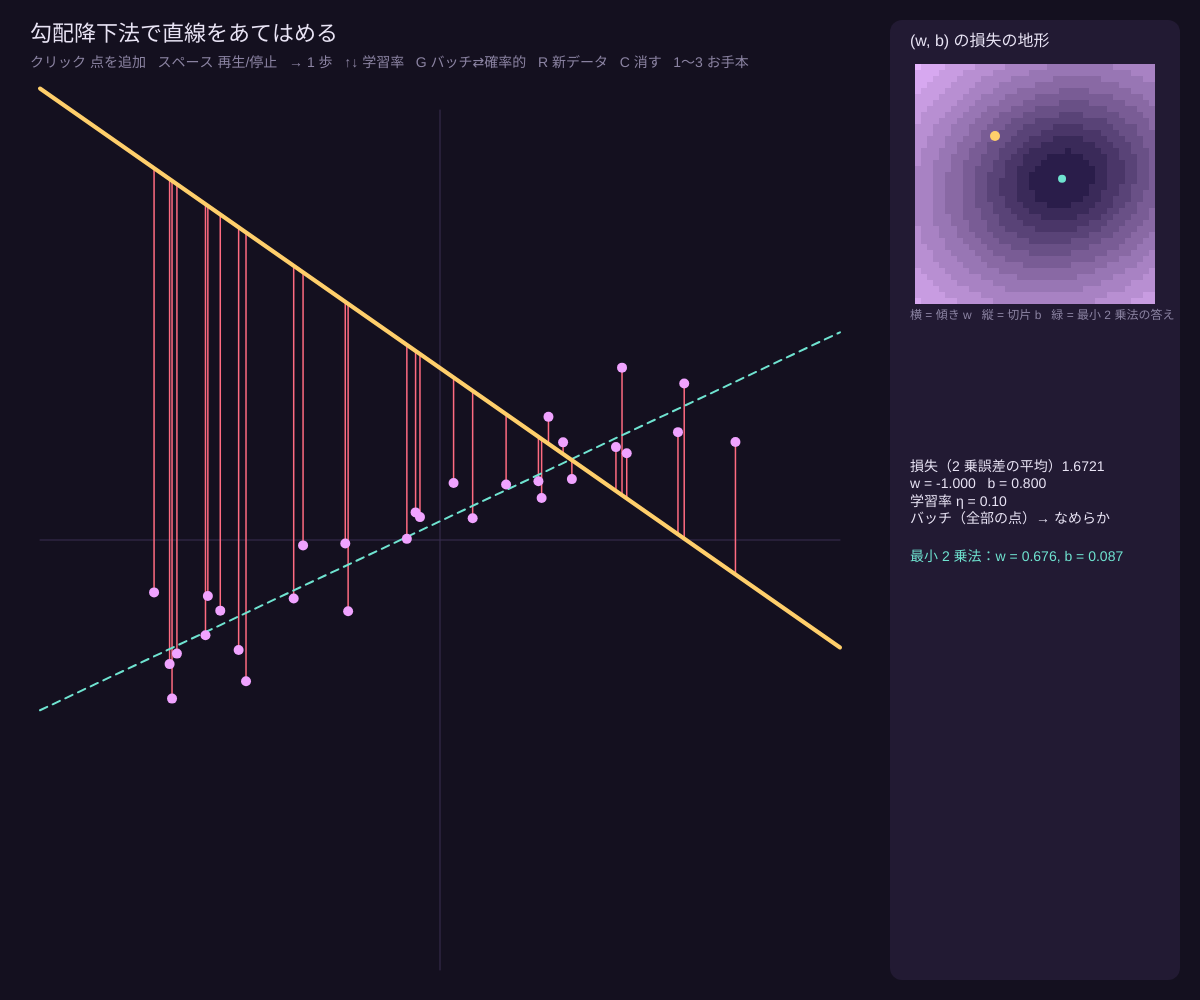
Frame 1 (no input)
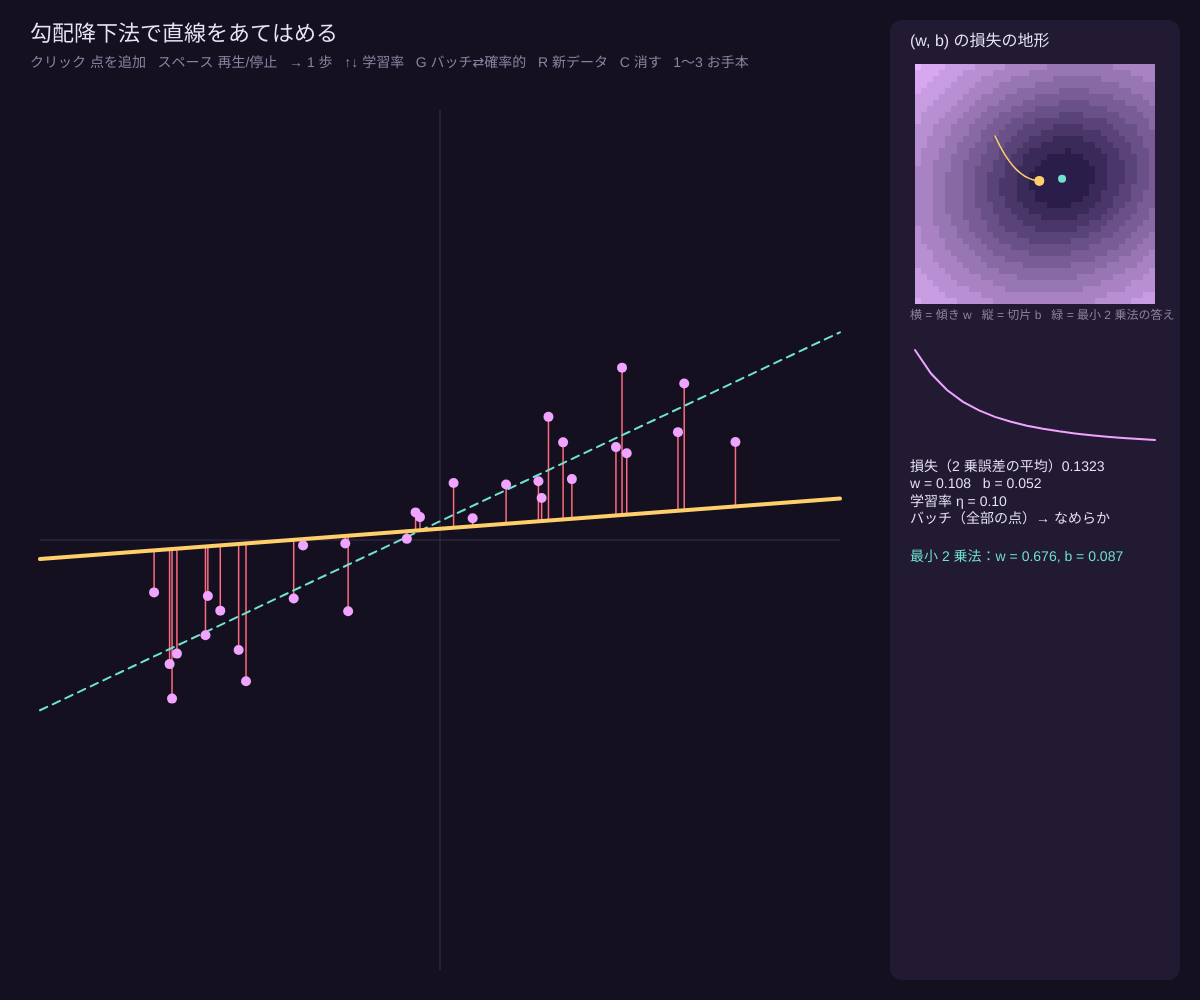
Frame 60 (no input)
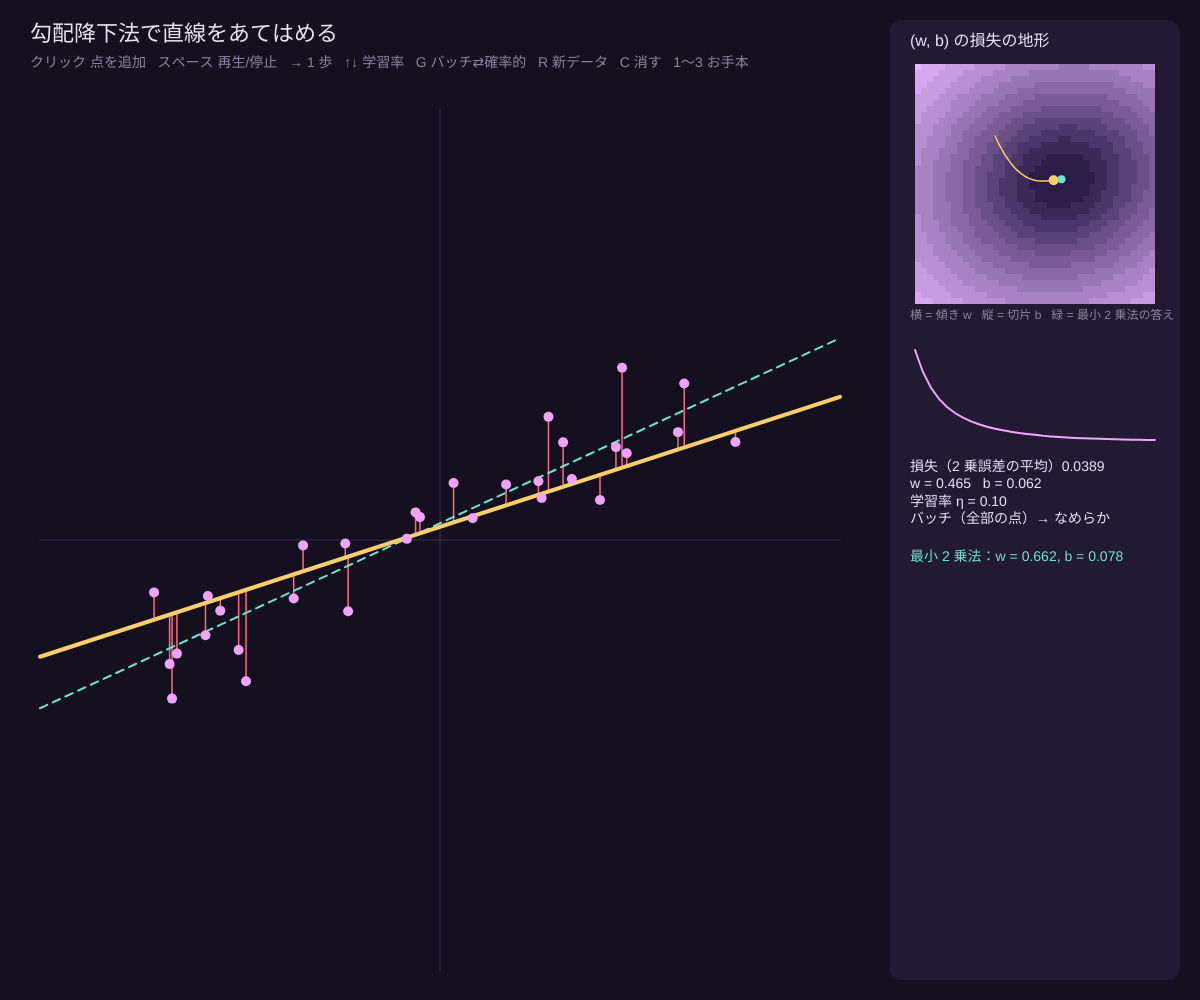
Frame 120 (the mouse pressed at the canvas centre since frame 60)

The p5.js sketch that drew these frames (run headless with seeded random() and noise() and a simulated clock; from frame 60 on, the mouse is pressed at the canvas centre):

// p5.js sketch
// ── sketch.js
// ============================================
// 15 勾配降下法で直線をあてはめる（線形回帰）
// 直線 y = w·x + b の「ずれ（残差）の 2 乗の平均」を損失として、(w, b) を勾配降下で動かす
// 右の小さな地図は (w, b) の損失の地形。金の点がそこを下っていく
// 点線は一発で解ける最小 2 乗法の答え。勾配降下はそこに近づいていく
// 操作：クリック = 点を追加 / スペース = 再生・停止 / → = 1 歩 / ↑↓ = 学習率
//       G = 全部の点を使う（バッチ）⇄ 1 点ずつ（確率的） / R = 新しいデータ / C = 全部消す
//       1〜3 = お手本（右上がり・はずれ値あり・急な坂）
// ============================================

let pts = [];           // 正規化した座標（x, y とも −1〜1 くらい）
let w = -1, b = 0.8;    // ★ 直線の傾きと切片の初期値
let eta = 0.1;          // ★ 学習率
let stochastic = false;
let auto = true, speed = 4;
let path = [], lossHist = [];
let surf, surfDirty = true;
const W0 = -3, W1 = 3, B0 = -2, B1 = 2;   // 損失の地図の範囲

const BG = '#14101f', PANEL = '#221a33', FG = '#e9e4f5', DIM = '#8c84a3';
const ORCHID = '#f0a3ff', MINT = '#6fe3d0', GOLD = '#ffcf6b', BAD = '#ff6b81';

function setup() {
  createCanvas(windowWidth, windowHeight);
  preset(1);
}

function preset(k) {
  pts = [];
  let slope = k === 3 ? 2.2 : 0.7, icpt = k === 3 ? -0.3 : 0.1;
  for (let i = 0; i < 30; i++) { let x = random(-1, 1); pts.push({ x, y: slope * x + icpt + randomGaussian() * 0.15 }); }
  if (k === 2) { pts.push({ x: 0.8, y: -1.2 }); pts.push({ x: 0.9, y: -1.0 }); }   // はずれ値
  resetModel();
}
function resetModel() { w = -1; b = 0.8; path = [[w, b]]; lossHist = [loss(w, b)]; surfDirty = true; }

function loss(ww, bb) {
  if (!pts.length) return 0;
  return pts.reduce((s, p) => s + (ww * p.x + bb - p.y) ** 2, 0) / pts.length;
}
// 最小 2 乗法の答え（正規方程式）
function leastSquares() {
  let n = pts.length; if (n < 2) return null;
  let mx = pts.reduce((s, p) => s + p.x, 0) / n, my = pts.reduce((s, p) => s + p.y, 0) / n;
  let sxx = pts.reduce((s, p) => s + (p.x - mx) ** 2, 0), sxy = pts.reduce((s, p) => s + (p.x - mx) * (p.y - my), 0);
  if (sxx < 1e-12) return null;
  let ww = sxy / sxx; return { w: ww, b: my - ww * mx };
}

// ★ 1 歩
function descend() {
  if (!pts.length) return;
  let use = stochastic ? [random(pts)] : pts;
  let gw = 0, gb = 0;
  for (let p of use) { let r = w * p.x + b - p.y; gw += 2 * r * p.x; gb += 2 * r; }
  gw /= use.length; gb /= use.length;
  w -= eta * gw; b -= eta * gb;
  if (!isFinite(w) || abs(w) > 1e4) { resetModel(); return; }
  path.push([w, b]); lossHist.push(loss(w, b));
  if (path.length > 500) { path.shift(); lossHist.shift(); }
}

// 画面 ⇄ データの座標
function plotW() { return width - 340; }
function sx(x) { return map(x, -1.3, 1.3, 40, plotW() - 20); }
function sy(y) { return map(y, -2, 2, height - 30, 110); }

function drawSurface() {
  let S = 240;
  if (surf) surf.remove();
  surf = createGraphics(S, S);
  surf.noStroke();
  let vals = [], g = 6;
  for (let i = 0; i < S; i += g) for (let j = 0; j < S; j += g) {
    let ww = map(i + g / 2, 0, S, W0, W1), bb = map(j + g / 2, S, 0, B0, B1);
    vals.push([i, j, loss(ww, bb)]);
  }
  let lo = min(vals.map((v) => v[2])), hi = max(vals.map((v) => v[2]));
  for (let [i, j, v] of vals) {
    let t = hi - lo > 1e-12 ? Math.log(1 + v - lo) / Math.log(1 + hi - lo) : 0;
    surf.fill(lerpColor(color('#2a1d4a'), color('#e7b5ff'), floor(t * 12) / 12));
    surf.rect(i, j, g, g);
  }
  surfDirty = false;
}

function draw() {
  background(BG);
  if (auto && frameCount % speed === 0) descend();
  if (surfDirty) drawSurface();

  // 軸
  stroke('#3a2f52'); strokeWeight(1); line(sx(-1.3), sy(0), sx(1.3), sy(0)); line(sx(0), sy(-2), sx(0), sy(2));
  // 残差
  for (let p of pts) { stroke(BAD); strokeWeight(1.5); line(sx(p.x), sy(p.y), sx(p.x), sy(w * p.x + b)); }
  // 最小 2 乗法の直線
  let ls = leastSquares();
  if (ls) { stroke(MINT); strokeWeight(2); drawingContext.setLineDash([8, 6]); line(sx(-1.3), sy(ls.w * -1.3 + ls.b), sx(1.3), sy(ls.w * 1.3 + ls.b)); drawingContext.setLineDash([]); }
  // いまの直線
  stroke(GOLD); strokeWeight(4); line(sx(-1.3), sy(w * -1.3 + b), sx(1.3), sy(w * 1.3 + b));
  noStroke(); fill(ORCHID); for (let p of pts) circle(sx(p.x), sy(p.y), 10);

  // 右のパネル：損失の地図
  let px = width - 310, py = 20;
  fill(PANEL); rect(px, py, 290, height - 40, 12);
  fill(FG); textAlign(LEFT, TOP); textSize(16); text('(w, b) の損失の地形', px + 20, py + 14);
  image(surf, px + 25, py + 44);
  let mx = (ww) => px + 25 + map(ww, W0, W1, 0, 240), my = (bb) => py + 44 + map(bb, B1, B0, 0, 240);
  noFill(); stroke(GOLD); strokeWeight(1.5);
  beginShape(); for (let [ww, bb] of path) vertex(mx(constrain(ww, W0, W1)), my(constrain(bb, B0, B1))); endShape();
  noStroke(); fill(GOLD); circle(mx(constrain(w, W0, W1)), my(constrain(b, B0, B1)), 10);
  if (ls) { fill(MINT); circle(mx(constrain(ls.w, W0, W1)), my(constrain(ls.b, B0, B1)), 8); }
  fill(DIM); textSize(12); text('横 = 傾き w   縦 = 切片 b   緑 = 最小 2 乗法の答え', px + 20, py + 290);
  // 損失の推移
  if (lossHist.length > 1) {
    let lo = min(lossHist), hi = max(lossHist);
    noFill(); stroke(ORCHID); strokeWeight(2);
    beginShape(); lossHist.forEach((v, i) => vertex(px + 25 + (i / (lossHist.length - 1)) * 240, py + 420 - ((v - lo) / max(hi - lo, 1e-9)) * 90)); endShape();
  }
  noStroke(); fill(FG); textSize(14);
  text(`損失（2 乗誤差の平均）${loss(w, b).toFixed(4)}\nw = ${w.toFixed(3)}   b = ${b.toFixed(3)}\n学習率 η = ${eta.toPrecision(2)}\n${stochastic ? '確率的（1 点ずつ）→ ふらふら進む' : 'バッチ（全部の点）→ なめらか'}`, px + 20, py + 440);
  if (ls) { fill(MINT); text(`最小 2 乗法：w = ${ls.w.toFixed(3)}, b = ${ls.b.toFixed(3)}`, px + 20, py + 530); }

  fill(FG); textSize(22); text('勾配降下法で直線をあてはめる', 30, 24);
  fill(DIM); textSize(14); text('クリック 点を追加   スペース 再生/停止   → 1 歩   ↑↓ 学習率   G バッチ⇄確率的   R 新データ   C 消す   1〜3 お手本', 30, 56);
  if (pts.length < 2) { fill(BAD); text('点を 2 つ以上クリックしてください', 30, 84); }
}

function mousePressed() {
  if (mouseX < plotW() && mouseY > 100) {
    pts.push({ x: map(mouseX, 40, plotW() - 20, -1.3, 1.3), y: map(mouseY, height - 30, 110, -2, 2) });
    surfDirty = true;
  }
}

function keyPressed() {
  if (key === ' ') { auto = !auto; return false; }
  if (key === RIGHT_ARROW) { descend(); return false; }
  if (key === UP_ARROW) { eta = min(eta * 1.5, 5); return false; }
  if (key === DOWN_ARROW) { eta /= 1.5; return false; }
  if (key === 'g' || key === 'G') stochastic = !stochastic;
  if (key === 'r' || key === 'R') preset(1);
  if (key === 'c' || key === 'C') { pts = []; resetModel(); }
  if ('123'.includes(key)) preset(Number(key));
}

function windowResized() { resizeCanvas(windowWidth, windowHeight); surfDirty = true; }
